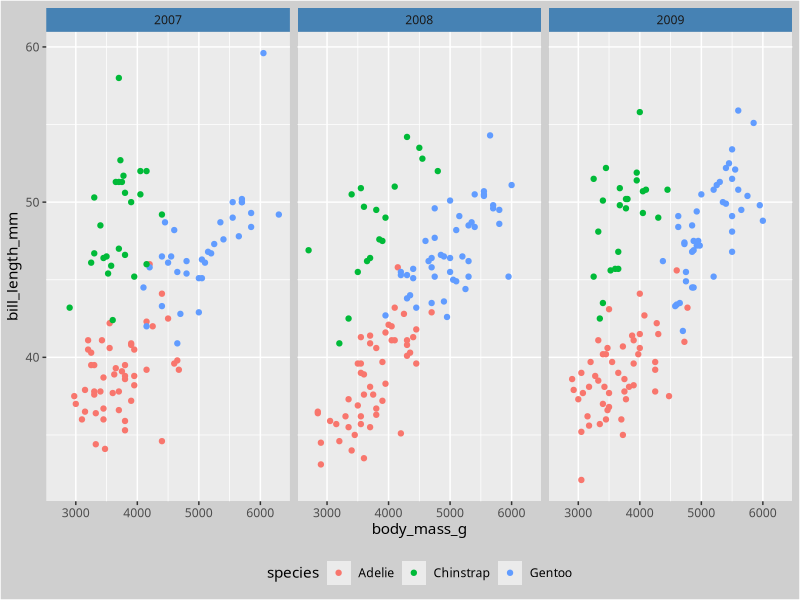
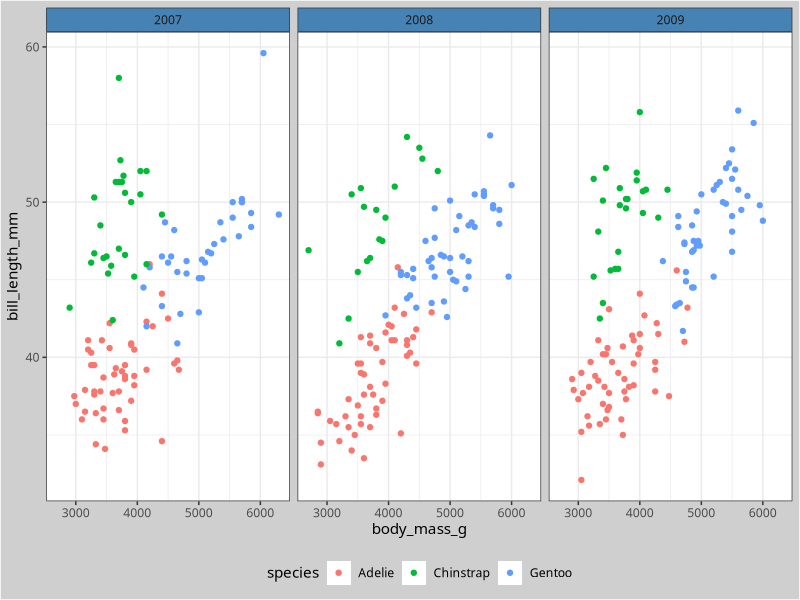
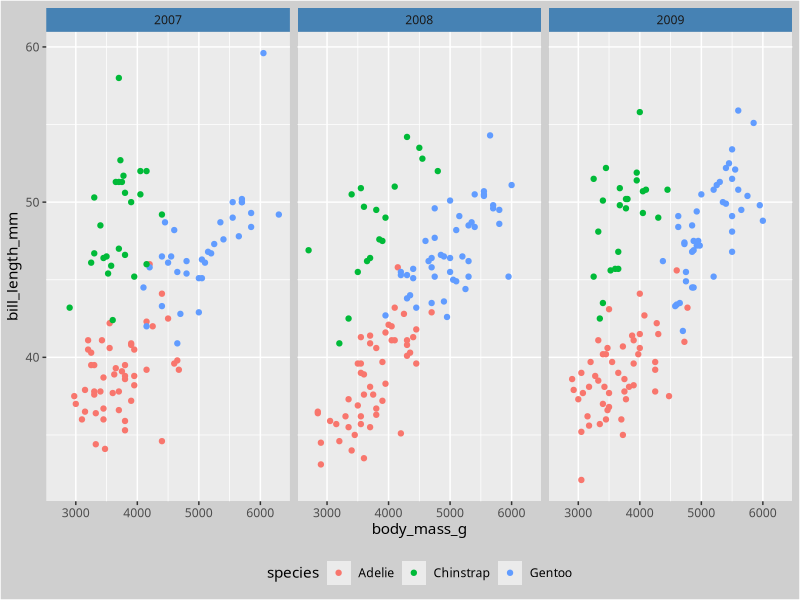
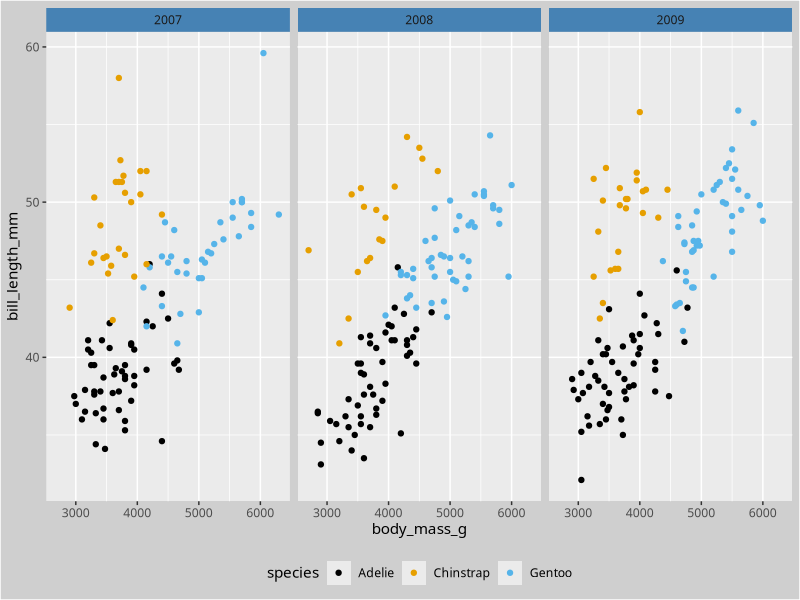

The R source for these figures, in order:
## ---- chunk 1
library(ggplot2)
library(palmerpenguins)

mytheme <- theme(strip.background = element_rect(fill = "steelblue"), 
        text = element_text(family = "Comic sans"), 
        plot.background = element_rect(fill = "grey81"), 
        legend.background = element_rect(fill = NA), 
        legend.position = "bottom"
        ) 

theme_get()
ggplot(penguins, aes(x = body_mass_g, y = bill_length_mm, color = species)) + 
  geom_point() + facet_wrap(~ year) + mytheme

theme_set(theme_bw())
ggplot(penguins, aes(x = body_mass_g, y = bill_length_mm, color = species)) + 
  geom_point() + facet_wrap(~ year) + mytheme
## ---- chunk 2
my_fulltheme <- theme_grey() + mytheme

ggplot(penguins, aes(x = body_mass_g, y = bill_length_mm, color = species)) + 
  geom_point() + facet_wrap(~ year) + my_fulltheme
## ---- chunk 3
my_qual_scale <- function(...) {
  discrete_scale("color", scale_name = "OI", 
                 palette = function(x) {
                   res <- palette.colors(x, "Okabe-Ito")[1:x]
                   names(res) <- NULL
                   res
                 }, ...)
}

ggplot(penguins, aes(x = body_mass_g, y = bill_length_mm, color = species)) + 
  geom_point() + facet_wrap(~ year) + my_fulltheme + my_qual_scale()
